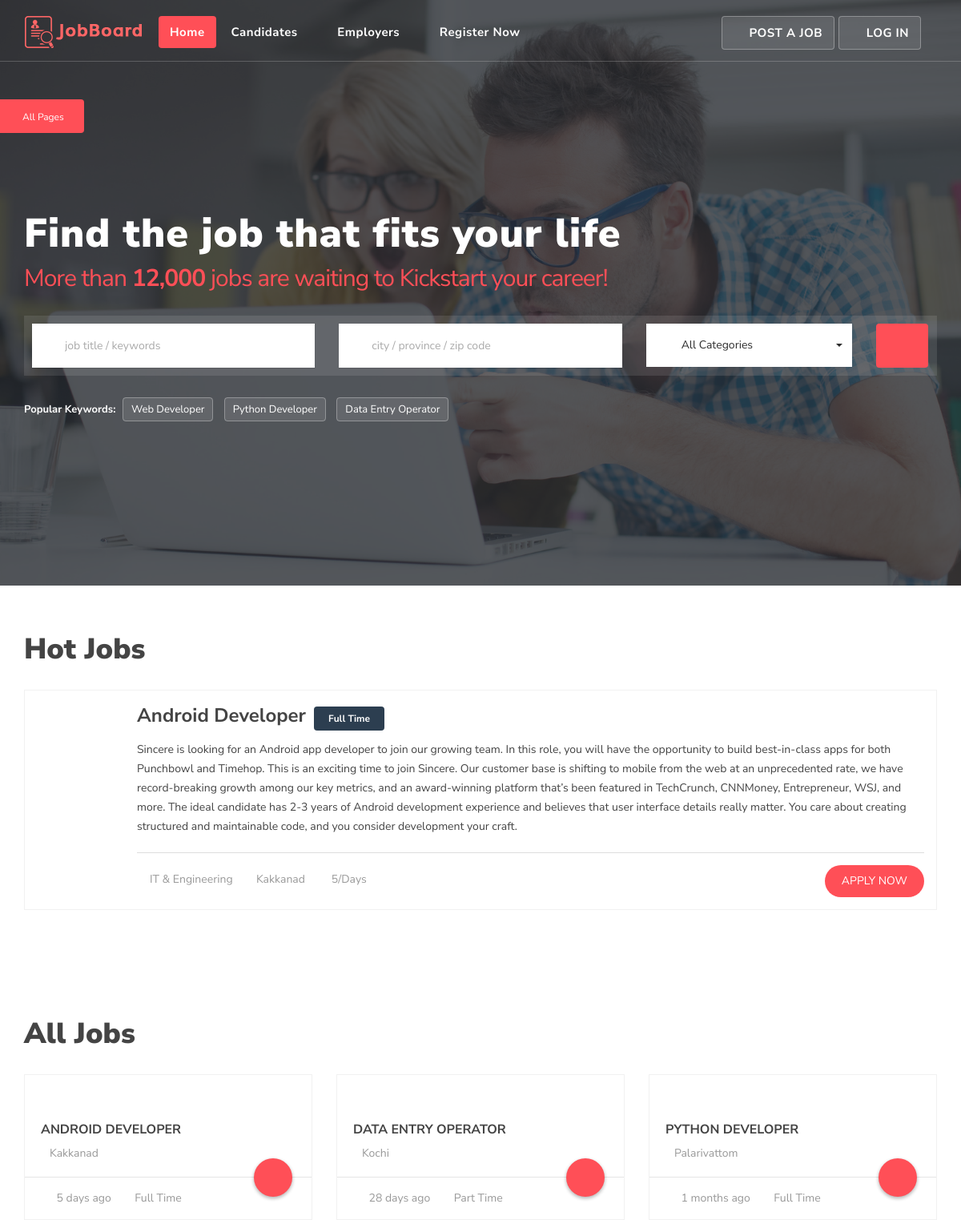
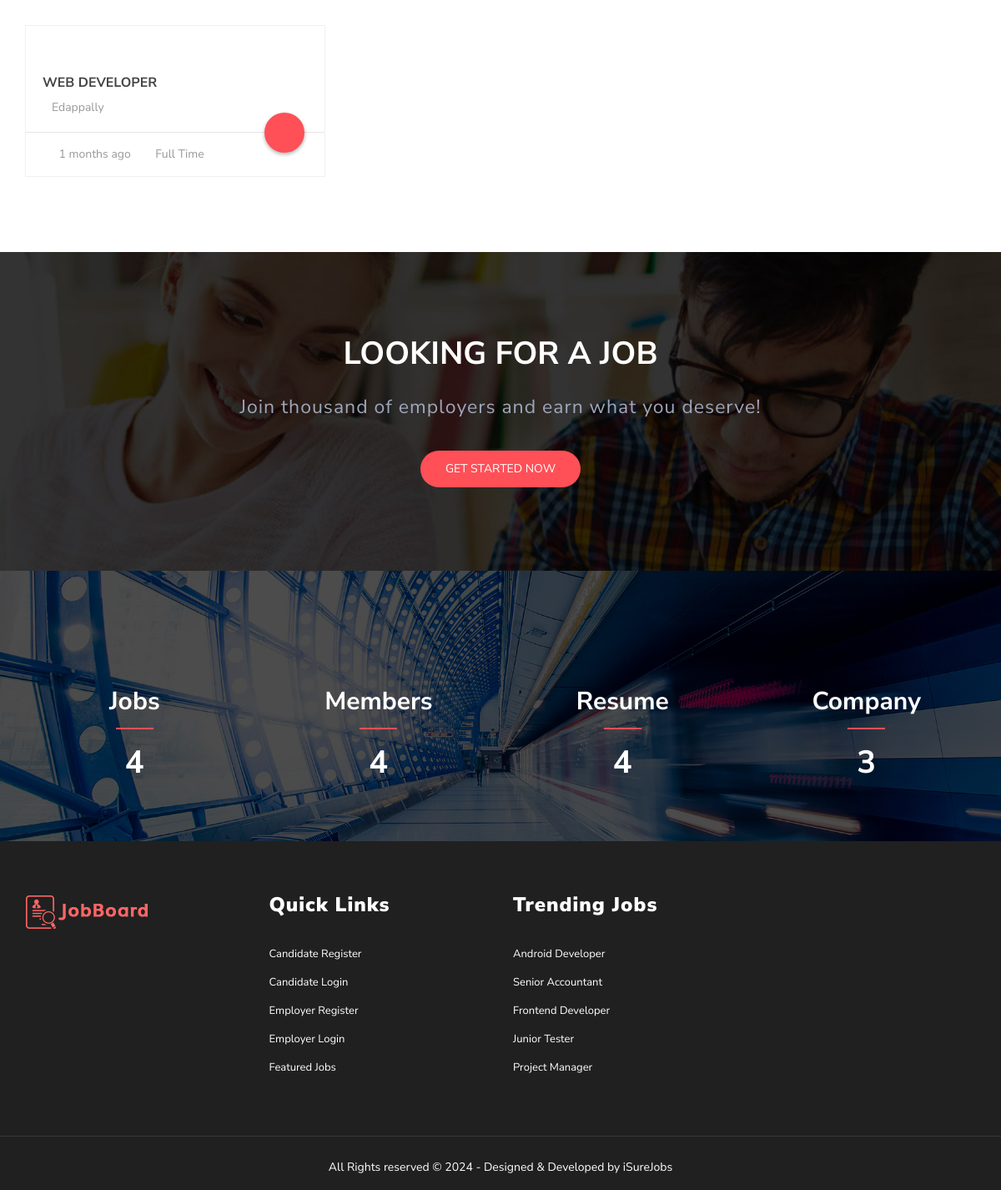
The page / on the database its author committed (2 pictures, top to bottom).
### ResumeParser/models.py (models this page shows)
class Jobs(models.Model):
    job_title = models.CharField(max_length=100)
    job_nature = models.CharField(max_length=100)
    job_location = models.CharField(max_length=100)
    category = models.CharField(max_length=100)
    job_description = models.CharField(max_length=1000)
    job_responsibility = models.CharField(max_length=1000)
    job_qualification = models.CharField(max_length=200)
    job_skills = models.CharField(max_length=500)
    job_graduation_year = models.CharField(max_length=100)
    job_CGPA = models.CharField(max_length=20)
    job_exp = models.IntegerField()
    job_salary = models.CharField(max_length=20)
    job_languages = models.CharField(max_length=200)
    published_date = models.DateTimeField(auto_now_add=True)
    last_date = models.DateTimeField()
    company_name = models.ForeignKey(Employer,on_delete=models.CASCADE)

### ResumeParser/views.py (the view, shortened to what this page needs)
# urls.py: path('',guest,name='guest'),
def guest(request):
    jobs = Jobs.objects.all().order_by('-id')
    candidate_count = Candidate.objects.count()
    employer_count = Employer.objects.count()
    job_count = Jobs.objects.count()
    current_time = datetime.now(timezone.utc)
    for job in jobs:
        print(job.company_name_id)
        emp = Employer.objects.get(id=job.company_name_id)
        job.logo = emp.logo.url
        time_diff = current_time - job.published_date
        job.time_difference = time_diff.total_seconds()
        job.minutes_ago = int(job.time_difference / 60)  # Calculate minutes ago
        job.hours_ago = int(job.time_difference / 3600)  # Calculate hours ago
        job.days_ago = int(job.time_difference / 86400)  # Calculate days ago
        job.months_ago = int(job.time_difference / (86400 * 30))
    context = {'jobs': jobs, 'c_count': candidate_count, 'e_count': employer_count, 'j_count': job_count}
    return render(request, "guest.html", context)

### ResumeParser/templates/guest.html (shortened to what this page needs)
{% load static %}
<!DOCTYPE html>
<html lang="en">
  <head>
    <link rel="stylesheet" href="{% static 'assets/css/bootstrap.min.css' %}" type="text/css">
    <link rel="stylesheet" href="{% static 'assets/css/jasny-bootstrap.min.css' %}" type="text/css">
    <link rel="stylesheet" href="{% static 'assets/css/bootstrap-select.min.css' %}" type="text/css">
    <link rel="stylesheet" href="{% static 'assets/css/material-kit.css' %}" type="text/css">
    <link rel="stylesheet" href="{% static 'assets/fonts/font-awesome.min.css' %}" type="text/css">
    <link rel="stylesheet" href="{% static 'assets/fonts/themify-icons.css' %}">
    <link rel="stylesheet" href="{% static 'assets/extras/animate.css' %}" type="text/css">
    <link rel="stylesheet" href="{% static 'assets/extras/owl.carousel.css' %}" type="text/css">
    <link rel="stylesheet" href="{% static 'assets/extras/owl.theme.css' %}" type="text/css">
    <link rel="stylesheet" href="{% static 'assets/extras/settings.css' %}" type="text/css">
    <link rel="stylesheet" href="{% static 'assets/css/slicknav.css' %}" type="text/css">
    <link rel="stylesheet" href="{% static 'assets/css/main.css' %}" type="text/css">
    <link rel="stylesheet" href="{% static 'assets/css/responsive.css' %}" type="text/css">
    <link rel="stylesheet" type="text/css" href="{% static 'assets/css/colors/red.css' %}" media="screen" />
  </head>
  <body>
      <div class="header">
        <section id="intro" class="section-intro">
          <div class="logo-menu">
            <nav class="navbar navbar-default" role="navigation" data-spy="affix" data-offset-top="50">
              <div class="container">
                <div class="navbar-header">
                  <a class="navbar-brand logo" href="{% url 'guest' %}"><img src="{% static 'assets/img/logo.png' %}" alt=""></a>
                </div>
                <div class="collapse navbar-collapse" id="navbar">
                <ul class="nav navbar-nav">
                  <li>
                    <a class="active" href="{% url 'guest' %}">
                    Home
                    </a>
                  </li>
                  <li>
                    <a href="#">
                    Candidates <i class="fa fa-angle-down"></i>
                    </a>
                  </li>
                  <li>
                    <a href="#">
                    Employers <i class="fa fa-angle-down"></i>
                    </a>
                  </li>
                  <li>
                    <a href="{% url 'guest' %}">
                    Register Now <i class="fa fa-angle-down"></i>
                    </a>
                  </li>
                </ul>
                <ul class="nav navbar-nav navbar-right float-right">
                  <li class="left"><a href="{% url 'emp_login' %}"><i class="ti-pencil-alt"></i> Post A Job</a></li>
                  <li class="right"><a href="{% url 'login' %}"><i class="ti-lock"></i>  Log In</a></li>
                </ul>
              </div>
            </div>
          </nav>
          <div class="tbtn wow pulse" id="menu" data-wow-iteration="infinite" data-wow-duration="500ms" data-toggle="offcanvas" data-target=".navmenu">
            <p><i class="ti-files"></i> All Pages</p>
          </div>
      </div>
      <div class="search-container">
        <div class="container">
          <div class="row">
            <div class="col-md-12">
              <h1>Find the job that fits your life</h1><br><h2>More than <strong>12,000</strong> jobs are waiting to Kickstart your career!</h2>
              <div class="content">
                 <form method="POST"> {% csrf_token %}
                  <div class="row">
                    <div class="col-md-4 col-sm-6">
                      <div class="form-group">
                        <input class="form-control" type="text" name="job" placeholder="job title / keywords" required>
                        <i class="ti-time"></i>
                      </div>
                    </div>
                    <div class="col-md-4 col-sm-6">
                      <div class="form-group">
                        <input class="form-control" type="text" name="loc" placeholder="city / province / zip code" required>
                        <i class="ti-location-pin"></i>
                      </div>
                    </div>
                    <div class="col-md-3 col-sm-6">
                      <div class="search-category-container">
                        <label class="styled-select">
                          <select class="dropdown-product selectpicker" name="category" required>
                            <option>All Categories</option>
                          </select>
                        </label>
                      </div>
                    </div>
                    <div class="col-md-1 col-sm-6">
                      <button type="submit" class="btn btn-search-icon"><i class="ti-search"></i></button>
                    </div>
                  </div>
                </form>
              </div>
              <div class="popular-jobs">
                <b>Popular Keywords: </b>
                <a href="#">Web Developer</a>
                <a href="#">Python Developer</a>
                <a href="#">Data Entry Operator</a>
              </div>
            </div>
          </div>
        </div>
      </div>
    </section>
    </div>
    <section class="find-job section">
      <div class="container">
        <h2 class="section-title">Hot Jobs</h2>
        <div class="row">
          <div class="col-md-12">
            {% if messages %}
            {% for m in messages %}
            <h1>{{ m }}</h1>
            {% endfor %}
            {% else %}
            {% if jobs %}
            {% for j in jobs %}
              {% if j.days_ago < 15 %}
            <div class="job-list">
              <div class="job-list-content">
                <h4><a href="#">{{ j.job_title|title }}</a><span class="full-time">{{ j.job_nature }}</span></h4>
                <p>{{ j.job_description }}</p>
                <div class="job-tag">
                  <div class="pull-left">
                    <div class="meta-tag">
                      <span><a href="browse-categories.html"><i class="ti-desktop"></i>{{ j.category }}</a></span>
                      <span><i class="ti-location-pin"></i>{{ j.job_location|title }}</span>
                       {% if j.time_difference < 60 %}
                      <span><i class="ti-time"></i>Just Now</span>
                      {% elif j.time_difference < 3600 %}
                      <span><i class="ti-time"></i>{{ j.minutes_ago }}/Minutes</span>
                      {% elif j.time_difference < 86400 %}
                      <span><i class="ti-time"></i>{{ j.hours_ago }}/Hours</span>
                      {% elif j.time_difference < 2592000 %}
                      <span><i class="ti-calendar"></i> {{ j.days_ago }}/Days </span>
                      {% else %}
                      <span><i class="ti-calendar"></i> {{ j.months_ago }}/Months </span>
                      {% endif %}
                    </div>
                  </div>
                  <div class="pull-right">
                    <a href="{% url 'login' %}" class="btn btn-common btn-rm">Apply Now</a>
                  </div>
                </div>
              </div>
            </div>
            {% endif %}
            {% endfor %}
            {% else %}
            <center><h1>No Jobs Found</h1></center>
            {% endif %}
            {% endif %}
          </div>
        </div>
      </div>
    </section>
   <section class="featured-jobs section">
      <div class="container">
        <h2 class="section-title">
          All Jobs
        </h2>
        <div class="row">
           {% if messages %}
            {% for m in messages %}
            <h1>{{ m }}</h1>
            {% endfor %}
            {% else %}
            {% if jobs %}
            {% for j in jobs %}
          <div class="col-md-4 col-sm-6 col-xs-12">
            <div class="featured-item">
              <div class="featured-wrap">
                <div class="featured-inner">
                  <figure class="item-thumb">
                    <a class="hover-effect" href="#">
                    </a>
                  </figure>
                  <div class="item-body">
                    <h3 class="job-title"><a href="job-page.html">{{ j.job_title|title }}</a></h3>
                    <div class="adderess"><i class="ti-location-pin"></i>{{ j.job_location|title }}</div>
                  </div>
                </div>
              </div>
              <div class="item-foot">
                {% if j.time_difference < 60 %}
                <span><i class="ti-calendar"></i> Just Now </span>
                {% elif j.time_difference < 3600 %}
                <span><i class="ti-calendar"></i> {{ j.minutes_ago }} minutes ago </span>
                {% elif j.time_difference < 86400 %}
                <span><i class="ti-calendar"></i> {{ j.hours_ago }} hours ago </span>
                {% elif j.time_difference < 2592000 %}
                <span><i class="ti-calendar"></i> {{ j.days_ago }} days ago </span>
                {% else %}
                <span><i class="ti-calendar"></i> {{ j.months_ago }} months ago </span>
                {% endif %}
                <span><i class="ti-time"></i>{{ j.job_nature }}</span>
                <div class="view-iocn">
                  <a href="{% url 'login' %}"><i class="ti-arrow-right"></i></a>
                </div>
              </div>
            </div>
          </div>
            {% endfor %}
            {% else %}
            <center><h1>No Jobs Found</h1></center>
            {% endif %}
            {% endif %}
        </div>
      </div>
</section>
    <section class="section purchase" data-stellar-background-ratio="0.5">
      <div class="container">
        <div class="row">
          <div class="section-content text-center">
            <h1 class="title-text">
             Looking for a Job
            </h1>
            <p>Join thousand of employers and earn what you deserve!</p>
            <a href="{% url 'candidate_register' %}" class="btn btn-common">Get Started Now</a>
          </div>
        </div>
      </div>
    </section>
        <section id="counter">
      <div class="container">
        <div class="row">
          <div class="col-md-3 col-sm-6 col-xs-12">
            <div class="counting">
              <div class="icon">
                <i class="ti-briefcase"></i>
              </div>
              <div class="desc">
                <h2>Jobs</h2>
                <h1 class="counter">{{ j_count }}</h1>
              </div>
            </div>
          </div>
          <div class="col-md-3 col-sm-6 col-xs-12">
            <div class="counting">
              <div class="icon">
                <i class="ti-user"></i>
              </div>
              <div class="desc">
                <h2>Members</h2>
                <h1 class="counter">{{ c_count }}</h1>
              </div>
            </div>
          </div>
          <div class="col-md-3 col-sm-6 col-xs-12">
            <div class="counting">
              <div class="icon">
                <i class="ti-write"></i>
              </div>
              <div class="desc">
                <h2>Resume</h2>
                <h1 class="counter">{{ c_count }}</h1>
              </div>
            </div>
          </div>
          <div class="col-md-3 col-sm-6 col-xs-12">
            <div class="counting">
              <div class="icon">
                <i class="ti-heart"></i>
              </div>
              <div class="desc">
                <h2>Company</h2>
                <h1 class="counter">{{ e_count }}</h1>
              </div>
            </div>
          </div>
        </div>
      </div>
    </section>
    <footer>
    	<section class="footer-Content" id="footer">
    		<div class="container">
    			<div class="row">
    				<div class="col-md-3 col-sm-6 col-xs-12">
              <div class="widget">
                <h3 class="block-title"><img src="{% static 'assets/img/logo.png' %}" class="img-responsive" alt="Footer Logo"></h3>
              </div>
            </div>
    				<div class="col-md-3 col-sm-6 col-xs-12">
    					<div class="widget">
    						<h3 class="block-title">Quick Links</h3>
  							<ul class="menu">
                  <li><a href="{% url 'candidate_register' %}">Candidate Register</a></li>
                  <li><a href="{% url 'login' %}">Candidate Login</a></li>
                  <li><a href="{% url 'employer_register' %}">Employer Register</a></li>
                  <li><a href="{% url 'emp_login' %}">Employer Login</a></li>
                  <li><a href="#featured">Featured Jobs</a></li>
                </ul>
    					</div>
    				</div>
    				<div class="col-md-3 col-sm-6 col-xs-12">
    					<div class="widget">
                <h3 class="block-title">Trending Jobs</h3>
                <ul class="menu">
                  <li><a href="#">Android Developer</a></li>
                  <li><a href="#">Senior Accountant</a></li>
                  <li><a href="#">Frontend Developer</a></li>
                  <li><a href="#">Junior Tester</a></li>
                  <li><a href="#">Project Manager</a></li>
                </ul>
              </div>
    				</div>
    			</div>
    		</div>
    	</section>
    	<div id="copyright">
    		<div class="container">
    			<div class="row">
    				<div class="col-md-12">
              <div class="site-info text-center">
                <p>All Rights reserved &copy; 2024 - Designed & Developed by <a rel="nofollow" href="{% url 'guest' %}">iSureJobs</a></p>
              </div>
    				</div>
    			</div>
    		</div>
    	</div>
    </footer>
  </body>
</html>

### ResumeParser/static/assets/css/colors/red.css (style rules this page uses)
.btn-common { background: #FF4F57; }
.tbtn { background: #FF4F57; }
.navbar-default .navbar-nav > li:hover > a, .navbar-default .navbar-nav > li > a.active { background: #FF4F57; }
.btn-search-icon { background: #FF4F57; }
.full-time { background: #FF4F57; }
.featured-jobs .item-foot .view-iocn a { background: #FF4F57; }
.counting .icon i { color: #FF4F57; }
.counting .desc h2::after { background: #FF4F57; }

### rows shown on the page
Jobs: job_title "Android Developer", job_nature "Full Time", job_description "Sincere is looking for an Android app developer to join our growing team. In this role, you will have the opportunity to build best-in-class apps for both Punchbowl and Timehop. This is an exciting time to join Sincere. Our customer base is shifting to mobile from the web at an unprecedented rate, we have record-breaking growth among our key metrics, and an award-winning platform that’s been featured in TechCrunch, CNNMoney, Entrepreneur, WSJ, and more. The ideal candidate has 2-3 years of Android development experience and believes that user interface details really matter. You care about creating structured and maintainable code, and you consider development your craft.", category "IT & Engineering", job_location "Kakkanad", days_ago "5", job_title "ANDROID DEVELOPER"
Jobs: job_title "DATA ENTRY OPERATOR", job_location "Kochi", days_ago "28", job_nature "Part Time"
Jobs: job_title "PYTHON DEVELOPER", job_location "Palarivattom", months_ago "1", job_nature "Full Time"
Jobs: job_title "WEB DEVELOPER", job_location "Edappally", months_ago "1", job_nature "Full Time"

### other values the page prints
{{ j_count }} "4"
{{ c_count }} "4"
{{ e_count }} "3"
